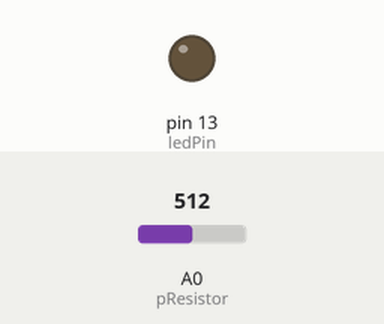
The sketch below on a simulated Arduino Uno, built with avr-gcc and run on an emulated ATmega328P. Shown: output pins drawn as LEDs (lit = HIGH). The test bench sets the inputs (shaded band); at power-on: A0 (pResistor) = 512.

Above: at 1.3 s.
1.4 s: A0 (pResistor) set to 491
At 2.3 s:
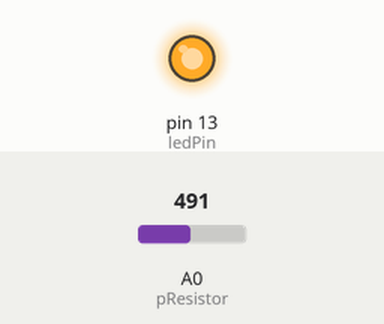
3.0 s: A0 (pResistor) set to 510
At 3.5 s:
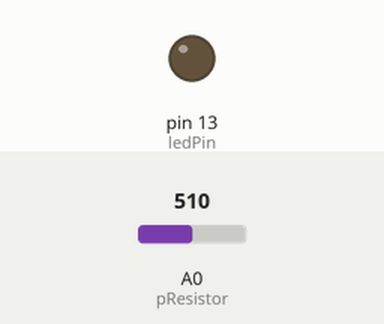
4.5 s: A0 (pResistor) set to 490
At 5.8 s:
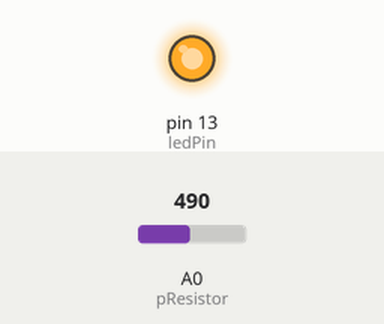
Timing chart, 0 to 7.5 s (numbered marks = the images above; inputs shaded):
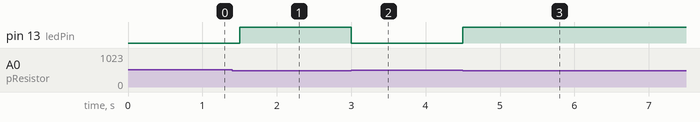

Measured:
- the behaviour switches between 501 and 500 on A0 (pResistor) (found by bisection; images 0 and 1)
- after the input at 1.4 s, pin 13 (ledPin): LOW → HIGH after 0.10 s
- after the input at 3.0 s, pin 13 (ledPin): HIGH → LOW at once
- after the input at 4.5 s, pin 13 (ledPin): LOW → HIGH at once

The sketch:

smart_street_light1.ino
```cpp
// Constants
const int pResistor = A0; // Photoresistor at Arduino analog pin A0
const int ledPin = 13;    // LED pin at Arduino pin 13

// Variables
int value;                 // Store value from photoresistor (0-1023)

void setup() {
  pinMode(ledPin, OUTPUT);  // Set ledPin - 13 pin as an output
  pinMode(pResistor, INPUT);// Set pResistor - A0 pin as an input (optional)
}

void loop() {
  value = analogRead(pResistor);

  // You can adjust the threshold value based on your LDR characteristics
  if (value > 500) {
    digitalWrite(ledPin, LOW);  // Turn LED off
  } else {
    digitalWrite(ledPin, HIGH); // Turn LED on
  }

  delay(500); // Small delay
}
```
